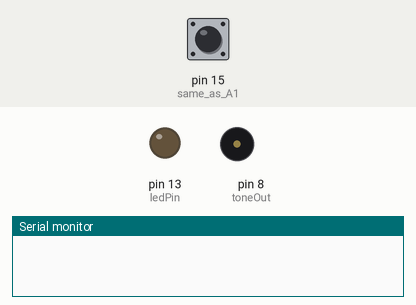
Simulated run of this sketch. Board: Arduino Uno, built with avr-gcc and run on an emulated ATmega328P. Parts: output pins drawn as LEDs (lit = HIGH), buzzer (waves = sounding), the last lines printed to the serial monitor. The test bench sets the inputs (shaded band); at power-on: pin 15 (same_as_A1) HIGH. Random numbers use the default seed unless the sketch sets one.

Above: at 1.2 s.
1.3 s: pin 15 (same_as_A1) pulled LOW for 0.15 s
At 3.77 s:
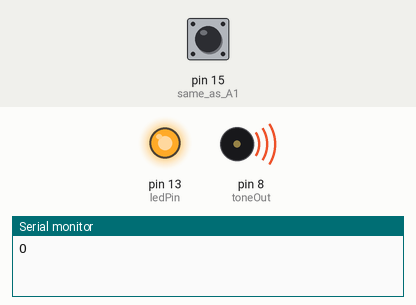
Timing chart, 0 to 10.4 s (numbered marks = the images above; inputs shaded):
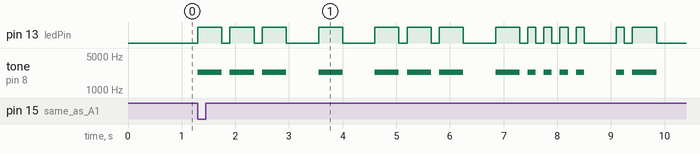

The sketch:

MorseToneRand2.ino
```cpp
/* Monk's sketch 5-05 morse reader, modified to play tone thru pin X;
 enter char string into serial monitor, plays morse equivalent by tone and led,
 delay 4 sec before each new char string plays; then added
 more code to make it play random strings if switch tells it to;
 Rand1 made an array using for, then played that in another for loop;
 this is simpler and adds ser. mon. readout of each 7 letter word;
 consider adding pot control of speed, serial readout of char/min
 */

#define toneOut 8
#define ledPin  13
#define dotDelay 150    // all speed params derive from this value, could make adjustable

char* letters[] = {
  ".-", "-...", "-.-.", "-..", ".", "..-.", "--.", "....", "..",    // A-I
  ".---", "-.-", ".-..", "--", "-.", "---", ".--.", "--.-", ".-.",  // J-R
  "...", "-", "..-", "...-", ".--", "-..-", "-.--", "--.."          // S-Z
};

char* numbers[] = {
  "-----", ".----", "..---", "...--", "....-", ".....", "-....", "--...", "---..", "----."};

void setup()
{
  pinMode(A0, INPUT);  //makes no difference if here or not, gets floating voltage
  pinMode(15, INPUT);  // same as A1, will be high unless switch pulls it low
  digitalWrite(15, HIGH);
  pinMode(ledPin, OUTPUT);
  Serial.begin(9600);
}

void loop()
{
  char ch;                // to hold indiv char to play from serial input
  static boolean var=0;  // just set it once when beginning
                         //otherwise if/while condx will delay each char
  if (!Serial.available())  // nothing in the buffer
       {
       var=0;      // ser.avail will be > 0 while characters can be read from buffer;
                   // this resets var to 0 when buffer empties again
       }
  if (Serial.available())   //same as (Ser.avail() > 0), value = # of bytes being held in buffer

 {                         // if/while condition pauses 4 sec
        if (var == 0)      // after new serial data comes
        {                  // before starting output
        delay(4000);
        var = 1;
        }
      ch = Serial.read();   //get char one by one from buffer, will be ascii value of char

      if (ch >= 'a' && ch <= 'z')           // 'z' is ascii value of z
      {
        flashSequence(letters[ch - 'a']);  // so this gives index of ch in letter array
      }
      else if (ch >= 'A' && ch <= 'Z')
      {
        flashSequence(letters[ch - 'A']);
      }
      else if (ch >= '0' && ch <= '9')
      {
        flashSequence(numbers[ch - '0']);
      }
      else if (ch == ' ')
      {
        delay(dotDelay*4);  // gap between words
      }
  }  //end if Ser.avail

  if (digitalRead(15) == LOW)   // switch is closed to activate random word generation
  {
    int floteV = analogRead(0);    // should range 0 to 1024
    randomSeed(floteV);     //each 'for' loop below will get new seed
//    Serial.print("seed is: "), Serial.println(floteV); //used to debug

    for (byte i=0; i<7; i++)   // make 7 character words of random #s
    {                        // random must be inside 'for' block to give you a sequence ?

       char ch = random(30);  // put random # 0-29 in ch

        if (ch <= 25)  // one of the 26 letters
        {
          flashSequence(letters[ch]);
          Serial.write(ch + 'A'), Serial.write(32);  // print the char + space
        }            // to print capital letter A-Z must add ascii value of A to ch value
                      // ser.print just prints the decimal # instead of its char value
                      // not sure why since ch is char type; maybe adding 'A' makes it an int?

        else if (ch >= 26  && ch <= 29)  //  4 slots for designating numbers
        {
          byte randY = random(0,256); //random(0,9) gave mostly 5
          randY = (randY % 10);   //want a random digit 0-9, hard getting it
          // Serial.print("randY is: "), Serial.println(randY); //for debugging
          flashSequence(numbers[randY]);
        Serial.print(randY), Serial.write(32);  // print the # + space; Ser.print(32) prints 32
        }  // end else                        //randY is a byte so .print shows its numeric value
    }  // end 'for' word generation
       delay(dotDelay*4);  // gap between 7 letter words
       Serial.println();
 } // end if switch on, random generation
}   // end loop

void flashSequence(char* sequence)  //not sure if * means seq. is a pointer to array element?
  {
    int i = 0;   //read thru char array until NULL reached
    while (sequence[i] != NULL)
    {                      //each i sends a dot or dash to flasher/toner
      flashDotOrDash(sequence[i]);
      i++;
    }
    delay(dotDelay*3);    // gap between letters
  }

void flashDotOrDash(char dotOrDash)
{
   digitalWrite(ledPin, HIGH);
   tone(toneOut, 2300);   // don't seem to need pin config
  if (dotOrDash == '.')
  {
    delay(dotDelay);
  }
  else // must be a dash
  {
    delay(dotDelay * 3);
  }
  digitalWrite(ledPin, LOW);
  noTone(toneOut);
  delay(dotDelay); // gap between flashes
}
```

Measured:
- after the input at 1.3 s, pin 13 (ledPin): LOW → HIGH at once, → LOW 0.45 s later, → HIGH 0.15 s later, → LOW 0.45 s later, … (28 changes in this stretch); tone on pin 8 (toneOut): plays 2300 Hz for 0.45 s, 2300 Hz for 0.45 s, 2300 Hz for 0.45 s, 2300 Hz for 0.45 s, 2300 Hz for 0.45 s, 2300 Hz for 0.45 s … (14 notes in this stretch), starting at once
